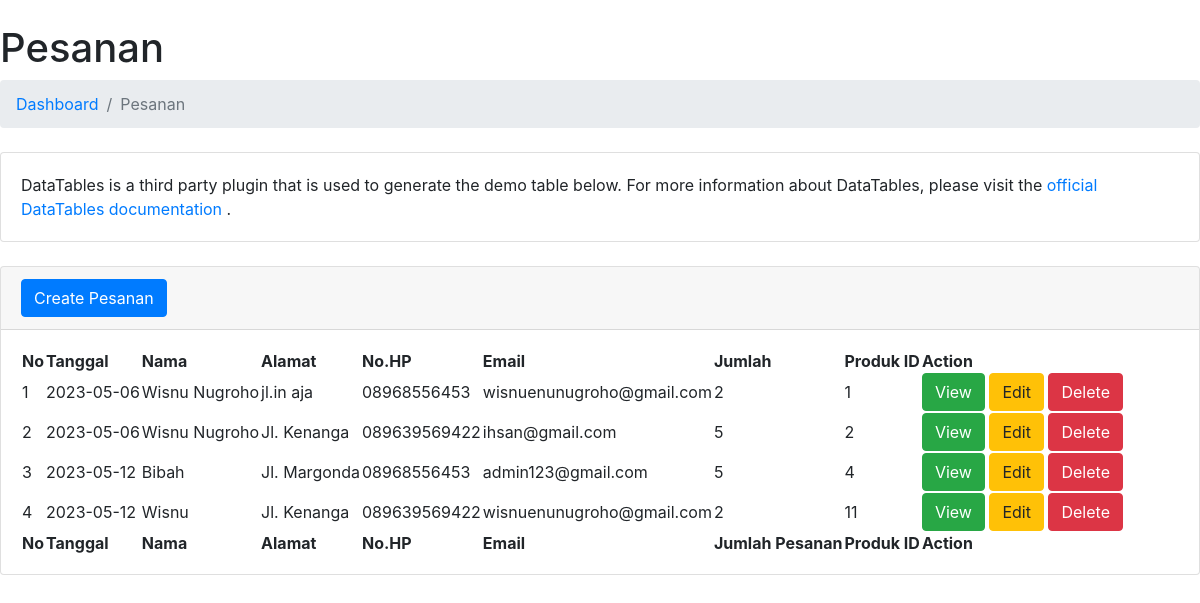
The page /admin/pesanan.php on the database its author committed.
### tables this page shows
CREATE TABLE `pesanan` (
  `id` int(11) NOT NULL,
  `tanggal` date DEFAULT NULL,
  `nama_pemesan` varchar(45) NOT NULL,
  `alamat_pemesan` varchar(45) NOT NULL,
  `no_hp` varchar(20) NOT NULL,
  `email` varchar(45) NOT NULL,
  `jumlah_pesanan` int(11) DEFAULT NULL,
  `deskripsi` text DEFAULT NULL,
  `produk_id` int(11) NOT NULL
);

### admin/pesanan.php (the view, shortened to what this page needs)
<?php
require_once 'koneksi.php';
?>
<?php
$sql = "SELECT * FROM pesanan";
$rs = $dbh->query($sql);
?>
<h1 class="mt-4">Pesanan</h1>
<ol class="breadcrumb mb-4">
  <li class="breadcrumb-item"><a href="index.php">Dashboard</a></li>
  <li class="breadcrumb-item active">Pesanan</li>
</ol>
<div class="card mb-4">
  <div class="card-body">
    DataTables is a third party plugin that is used to generate the demo table below. For more information about DataTables, please visit the
    <a target="_blank" href="https://datatables.net/">official DataTables documentation</a>
    .
  </div>
</div>
<div class="card mb-4">
  <div class="card-header">
    <a class="btn btn-primary" href="index.php?hal=form_pesanan">Create Pesanan</a>
  </div>
  <div class="card-body">
    <table id="datatablesSimple">
      <thead>
        <tr>
          <th>No</th>
          <th>Tanggal</th>
          <th>Nama</th>
          <th>Alamat</th>
          <th>No.HP</th>
          <th>Email</th>
          <th>Jumlah</th>
          <th>Produk ID</th>
          <th>Action</th>
        </tr>
      </thead>
      <tfoot>
        <tr>
          <th>No</th>
          <th>Tanggal</th>
          <th>Nama</th>
          <th>Alamat</th>
          <th>No.HP</th>
          <th>Email</th>
          <th>Jumlah Pesanan</th>
          <th>Produk ID</th>
          <th>Action</th>
        </tr>
      </tfoot>
      <tbody>
        <?php
        $nomor  = 1;
        foreach ($rs as $row) {
        ?>
          <tr>
            <td><?= $nomor ?></td>
            <td><?= $row['tanggal'] ?></td>
            <td><?= $row['nama_pemesan'] ?></td>
            <td><?= $row['alamat_pemesan'] ?></td>
            <td><?= $row['no_hp'] ?></td>
            <td><?= $row['email'] ?></td>
            <td><?= $row['jumlah_pesanan'] ?></td>
            <td><?= $row['produk_id'] ?></td>
            <td>
              <a class="btn btn-success" href="index.php?hal=view_pesanan&id=<?= $row['id'] ?>">View</a>
              <a class="btn btn-warning" href="index.php?hal=form_pesanan&idedit=<?= $row['id'] ?>">Edit</a>
              <a class="btn btn-danger" href="delete_pesanan.php?iddel=<?= $row['id'] ?>" onclick="if(!confirm('Anda Yakin Hapus Data Produk <?= $row['nama'] ?>?')) {return false}">Delete</a>
            </td>
          </tr>
        <?php
          $nomor++;
        }
        ?>
      </tbody>
    </table>
  </div>
</div>

### rows shown on the page
pesanan: tanggal "2023-05-06", nama_pemesan "Wisnu Nugroho", alamat_pemesan "jl.in aja", no_hp "08968556453", email "wisnuenunugroho@gmail.com", jumlah_pesanan "2", produk "1"
pesanan: tanggal "2023-05-06", nama_pemesan "Wisnu Nugroho", alamat_pemesan "Jl. Kenanga", no_hp "089639569422", email "ihsan@gmail.com", jumlah_pesanan "5", produk "2"
pesanan: tanggal "2023-05-12", nama_pemesan "Bibah", alamat_pemesan "Jl. Margonda", no_hp "08968556453", email "admin123@gmail.com", jumlah_pesanan "5", produk "4"
pesanan: tanggal "2023-05-12", nama_pemesan "Wisnu", alamat_pemesan "Jl. Kenanga", no_hp "089639569422", email "wisnuenunugroho@gmail.com", jumlah_pesanan "2", produk "11"
